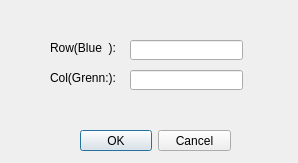
<?xml version="1.0" encoding="UTF-8"?>
<ui version="4.0">
 <class>Dialog</class>
 <widget class="QDialog" name="Dialog">
  <property name="geometry">
   <rect>
    <x>0</x>
    <y>0</y>
    <width>298</width>
    <height>163</height>
   </rect>
  </property>
  <property name="windowTitle">
   <string>Dialog</string>
  </property>
  <widget class="QDialogButtonBox" name="buttonBox">
   <property name="geometry">
    <rect>
     <x>80</x>
     <y>130</y>
     <width>151</width>
     <height>21</height>
    </rect>
   </property>
   <property name="orientation">
    <enum>Qt::Horizontal</enum>
   </property>
   <property name="standardButtons">
    <set>QDialogButtonBox::Cancel|QDialogButtonBox::Ok</set>
   </property>
  </widget>
  <widget class="QLabel" name="label">
   <property name="geometry">
    <rect>
     <x>50</x>
     <y>40</y>
     <width>71</width>
     <height>16</height>
    </rect>
   </property>
   <property name="text">
    <string>Row(Blue  ):</string>
   </property>
  </widget>
  <widget class="QLabel" name="label_2">
   <property name="geometry">
    <rect>
     <x>50</x>
     <y>70</y>
     <width>71</width>
     <height>16</height>
    </rect>
   </property>
   <property name="text">
    <string>Col(Grenn:):</string>
   </property>
  </widget>
  <widget class="QLineEdit" name="lineEdit">
   <property name="geometry">
    <rect>
     <x>130</x>
     <y>40</y>
     <width>113</width>
     <height>20</height>
    </rect>
   </property>
  </widget>
  <widget class="QLineEdit" name="lineEdit_2">
   <property name="geometry">
    <rect>
     <x>130</x>
     <y>70</y>
     <width>113</width>
     <height>20</height>
    </rect>
   </property>
  </widget>
 </widget>
 <resources/>
 <connections>
  <connection>
   <sender>buttonBox</sender>
   <signal>accepted()</signal>
   <receiver>Dialog</receiver>
   <slot>accept()</slot>
   <hints>
    <hint type="sourcelabel">
     <x>248</x>
     <y>254</y>
    </hint>
    <hint type="destinationlabel">
     <x>157</x>
     <y>274</y>
    </hint>
   </hints>
  </connection>
  <connection>
   <sender>buttonBox</sender>
   <signal>rejected()</signal>
   <receiver>Dialog</receiver>
   <slot>reject()</slot>
   <hints>
    <hint type="sourcelabel">
     <x>316</x>
     <y>260</y>
    </hint>
    <hint type="destinationlabel">
     <x>286</x>
     <y>274</y>
    </hint>
   </hints>
  </connection>
 </connections>
</ui>
